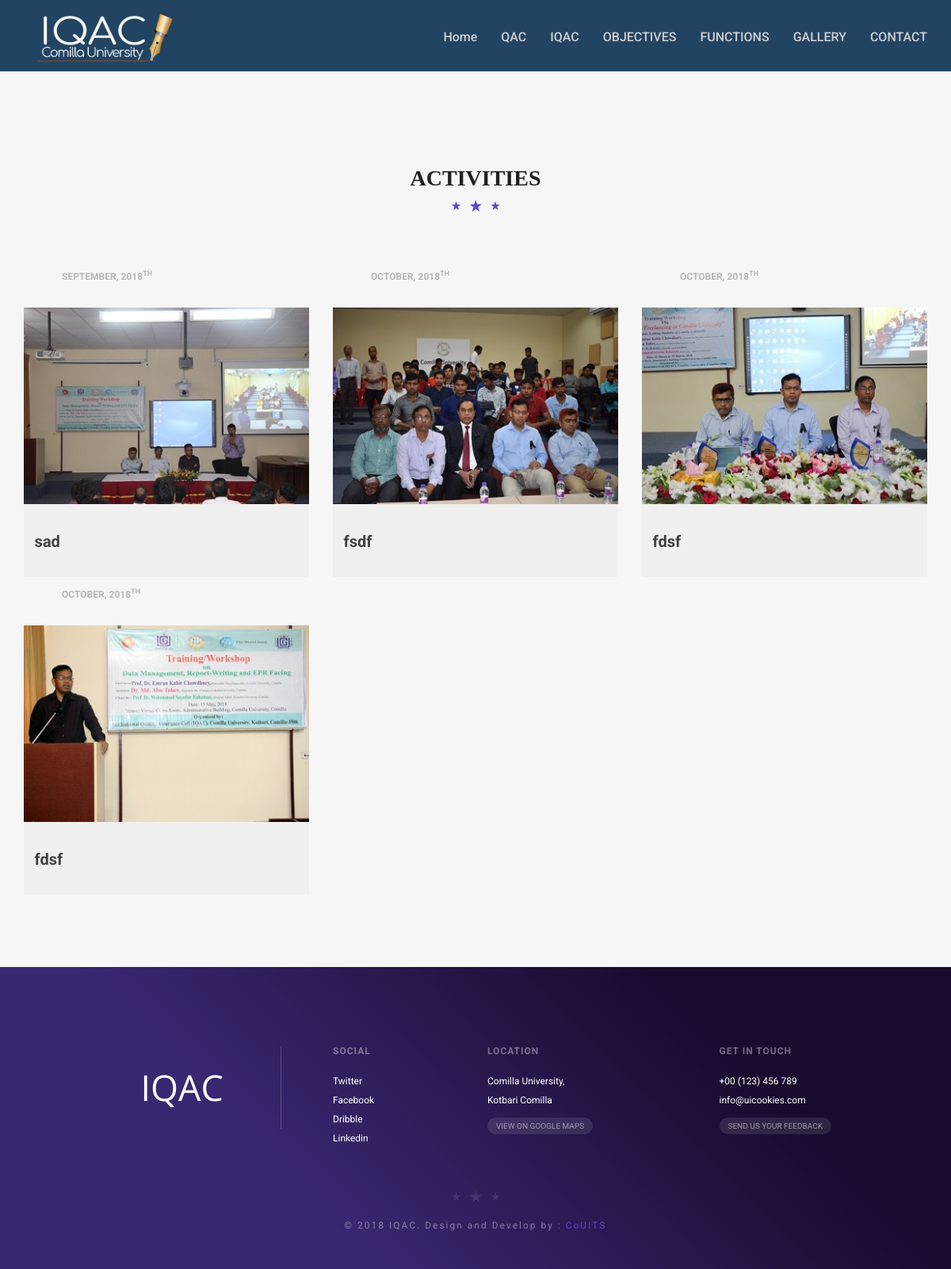
The app's page /index.php/home_controller/more_activity with its own data.
### tables this page shows
CREATE TABLE `activity` (
  `id` int(11) NOT NULL,
  `title` varchar(255) NOT NULL,
  `image1` varchar(255) NOT NULL,
  `image2` varchar(255) NOT NULL,
  `date` varchar(255) NOT NULL,
  `description` text NOT NULL,
  `quote` varchar(255) NOT NULL,
  `created_at` varchar(255) NOT NULL,
  `hide_key` int(11) NOT NULL
);

### application/controllers/Home_Controller.php (called while the page is built, shortened)
<?php
class Home_Controller extends CI_Controller {
public function more_activity()
	{
		$data=array();
		$data['home_activity']=$this->show_full_activity();
		$this->load->view('public_part/pages/Activity',$data);
	}
		public function show_full_activity()
	{
		$data=array();
		$data['show_all_activitys']=$this->Activity_model->show_all_activitys_home();
		return $data['show_all_activitys'];
	}
}

### index.php (called while the page is built, shortened)
<?php
require_once BASEPATH.'core/CodeIgniter.php';

### application/models/Activity_model.php (called while the page is built, shortened)
<?php
class Activity_model extends CI_Model {
		public function show_all_activitys_home(){
		$this->db->select('*');
		$this->db->from('activity');
		$query_result = $this->db->get();
		$result = $query_result->result();
		return $result;
	}
}

### application/views/public_part/pages/Activity.php (the view, shortened to what this page needs)
<!DOCTYPE html>
<html lang="en">
	<head>
	    <link href="<?php echo base_url(); ?>assets/frontend/fonts/flaticon/flaticon.css" rel="stylesheet">
	    <link href="<?php echo base_url(); ?>assets/frontend/css/font-awesome.min.css" rel="stylesheet">
	    <link href="<?php echo base_url(); ?>assets/frontend/css/hippo-off-canvas.css" rel="stylesheet">
	    <link href="<?php echo base_url(); ?>assets/frontend/css/animate.css" rel="stylesheet">
	    <link href="<?php echo base_url(); ?>assets/frontend/css/owl.theme.css" rel="stylesheet">
	    <link href="<?php echo base_url(); ?>assets/frontend/css/owl.carousel.css" rel="stylesheet">
	    <link href="<?php echo base_url(); ?>assets/frontend/css/bootstrap.min.css" rel="stylesheet">
	    <link href="<?php echo base_url(); ?>assets/frontend/css/style.css" rel="stylesheet">
	    <link href="<?php echo base_url(); ?>assets/frontend/css/responsive.css" rel="stylesheet">
	</head>
<body id="page-top" data-spy="scroll"  data-target=".navbar">
  <div id="st-container" class="st-container">
    <div class="st-pusher">
        <div class="st-content">
            <div class="st-content-inner">
			  	<header class="header">
					<nav class="navbar navbar-default" role="navigation">
						<div class="container">
							<div class="navbar-header">
								<h1 class="logo"><a class="navbar-brand" href="index.html"><img src="<?php echo base_url()?>assets/frontend/img/iqac1.png"></a></h1>
							</div>
							<div class="collapse navbar-collapse navbar-collapse">
								<ul class="nav navbar-nav navbar-right ">
									<li><a class="page-scroll" href="<?php echo base_url(); ?>">Home</a></li>
									<li><a class="page-scroll" href="index.html">QAC</a></li>
									<li><a class="page-scroll" href="index.html">IQAC</a></li>
									<li><a class="page-scroll" href="index.html">OBJECTIVES</a></li>
									<li><a class="page-scroll" href="index.html">FUNCTIONS</a>
									</li>
									<li><a class="page-scroll" href="index.html">GALLERY</a></li>
									<li><a class="page-scroll" href="#contact">CONTACT</a></li>
								</ul>
							</div>
						</div>
					</nav>
				</header>
		        <section id="activities" class="team-section blog-section section-padding">
			        <div class="container">
		              	<div class="row text-center">
		                	<div class="col-xs-12">
		                  		<h2 class="section-title wow zoomIn">ACTIVITIES</h2>
		                	</div>
		              	</div>
		              	<div class="row content-row">
  <?php foreach ($home_activity as $v) {?>
							<div class="col-sm-6 col-md-4">
								<article class="blog-post-wrapper">
																	<header class="entry-header">
										<div class="entry-meta">
										<?php
											$date=$v->date;
											$date = date('F, Y', strtotime($date))
										?>
											<span class="the-time"><a href="#"><?php echo $date; ?><sup>th</sup></a></span>
										</div>
									</header>
									<div class="post-thumbnail">
										<img src="<?php echo base_url().$v->image1; ?> " alt="">
										<div class="entry-footer clearfix">
								       		<h2 class="entry-title"><a href="" data-toggle="modal" data-target="#activityModal<?php echo $v->id; ?>"><?php echo $v->title; ?></h2>
										</div>
									</div>
								</article>
					      	</div>
		        	<div class="modal fade galleryModal" id="activityModal<?php echo $v->id; ?>" tabindex="-1" role="dialog" aria-labelledby="myModalLabel" aria-hidden="true">
						  <div class="modal-dialog modal-lg">
						    <div class="modal-content">
						      <div class="modal-body">
						        <div class="row">
						        	<div class="col-md-6">
						        		<div class="gallery-details">
						        			<blockquote>
											  <p><?php echo $v->quote; ?></p>
											</blockquote>
						        		</div>
						        	</div>
						        </div>
						      </div>
						    </div>
						  </div>
						</div>
 <?php } ?>
</div>
 	</div>
		        	</div>
		        </section>
				<section id="twitter" class="twitter-feed-section">
				    <div class="container">
				      <div class="row">
				        <div class="col-sm-8 col-sm-offset-2 text-center">
				        </div>
				      </div>
				    </div>
				</section>
				<footer id="contact" class="footer-widget-wrapper">
					<div class="container">
						<div class="row">
							<div class="col-sm-3 col-md-3 col-md-offset-1">
								<div class="footer-widget footer-logo">
									<a href="#">IQAC</a>
								</div>
							</div>
							<div class="col-sm-3 col-md-2 col-lg-2">
								<div class="footer-widget">
									<h3>Social</h3>
									<ul>
										<li><a href="#">Twitter</a></li>
										<li><a href="#">Facebook</a></li>
										<li><a href="#">Dribble</a></li>
										<li><a href="#">Linkedin</a></li>
									</ul>
								</div>
							</div>
							<div class="col-sm-3 col-md-3">
								<div class="footer-widget">
									<h3>Location</h3>
									<address>
									  Comilla University,<br>
									  Kotbari Comilla<br>
									  <a class="modal-map" data-toggle="modal" data-target="#cssMapModal" href="#">View on Google Maps</a>
									</address>
								</div>
							</div>
							<div class="col-sm-3 col-md-3">
								<div class="footer-widget">
									<h3>Get in Touch</h3>
									<a href="#">+00 (123) 456 789</a>
									<a href="mailto:#">info@uicookies.com</a>
									<a class="feedback-modal" data-toggle="modal" data-target="#feedModal" href="#">Send us your feedback</a>
								</div>
							</div>
						</div>
						<div class="row">
							<div class="col-xs-12 text-center">
								<div class="copyright">
									<p>&copy; 2018 IQAC.  Design and Develop by : <a href="http://couitsbd.org/" title="CoUITS">CoUITS</a></p>
								</div>
							</div>
						</div>
					</div>
				</footer>
        </div>
    </div>
    </div>
	</div>
	</body>
</html>

### assets/frontend/css/hippo-off-canvas.css (style rules this page uses)
.hippo-offcanvas-wrapper, .hippo-offcanvas-pusher, .hippo-offcanvas-contents { height : 100%; }
.hippo-offcanvas-contents, .hippo-offcanvas-contents-inner { position : relative; }
.hippo-offcanvas-wrapper { position : relative; overflow : hidden; }
.hippo-offcanvas-pusher { position : relative; left : 0; z-index : 99; height : 100%; -webkit-transition : -webkit-transform 0.5s; -moz-transition : -moz-transform 0.5s; -ms-transition : -ms-transform 0.5s; -o-transition : -o-transform 0.5s; transition : transform 0.5s; }
.hippo-offcanvas-pusher::after { position : absolute; top : 0; right : 0; width : 0; height : 0; background : rgba(0, 0, 0, 0.5); content : ''; opacity : 0; -webkit-transition : opacity 0.5s, width 0.1s 0.5s, height 0.1s 0.5s; -moz-transition : opacity 0.5s, width 0.1s 0.5s, height 0.1s 0.5s; -o-transition : opacity 0.5s, width 0.1s 0.5s, height 0.1s 0.5s; transition : opacity 0.5s, width 0.1s 0.5s, height 0.1s 0.5s; z-index: 999; }

### records on screen
activity: date "SEPTEMBER, 2018", image1 (picture), title "sad"
activity: date "OCTOBER, 2018", image1 (picture), title "fsdf"
activity: date "OCTOBER, 2018", image1 (picture), title "fdsf"
activity: date "OCTOBER, 2018", image1 (picture), title "fdsf"
